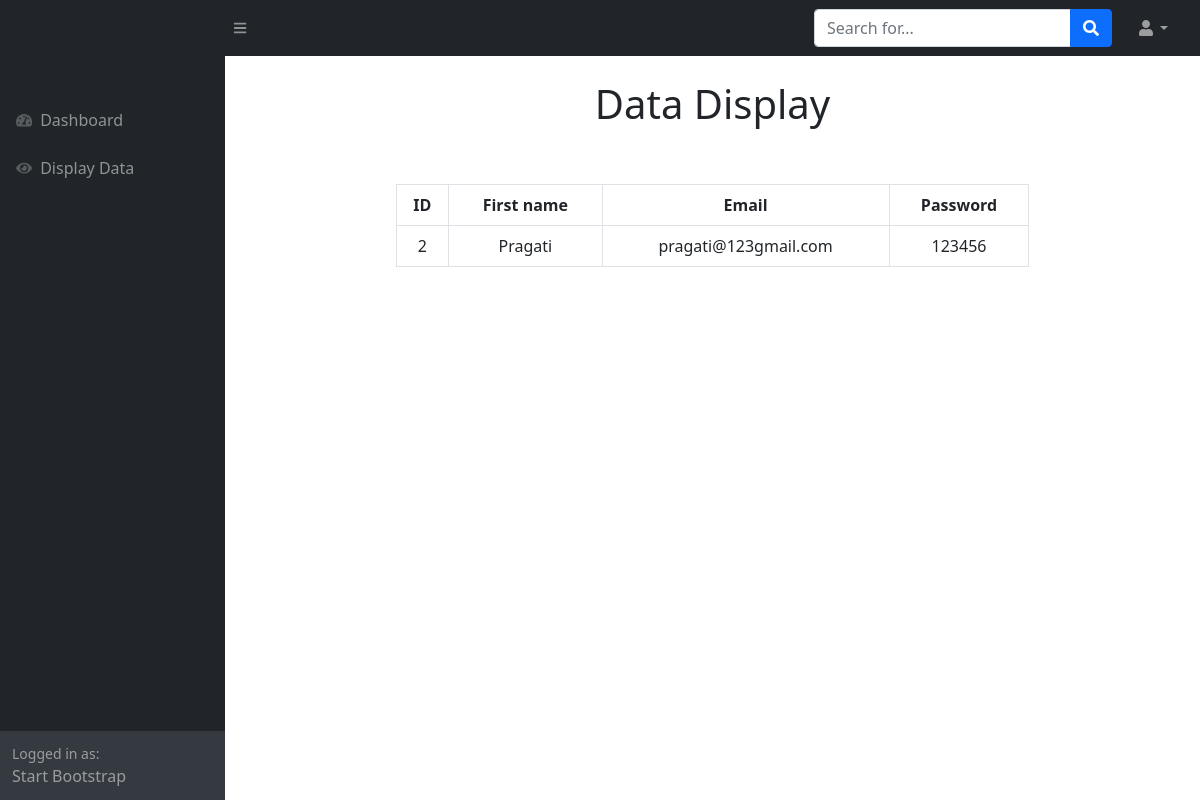
The page /view.php?you=2 on the database its author committed.
### tables this page shows
CREATE TABLE `user1` (
  `id` int(11) NOT NULL,
  `f_name` varchar(50) NOT NULL,
  `l_name` varchar(50) NOT NULL,
  `email` varchar(50) NOT NULL,
  `password` varchar(50) NOT NULL,
  `token` varchar(100) NOT NULL
);

### view.php (the view, shortened to what this page needs)
<!DOCTYPE html>
<html lang="en">
    <head>
        <link href="https://cdn.jsdelivr.net/npm/simple-datatables@latest/dist/style.css" rel="stylesheet" />
        <link href="css/styles.css" rel="stylesheet" />
    </head>
    <body class="sb-nav-fixed">
        <nav class="sb-topnav navbar navbar-expand navbar-dark bg-dark">
            <a class="navbar-brand ps-3" href="index.html"> <h3 class="text-capitalize fst-italic"><?php echo $_SESSION['f_name'] ?>&nbsp;</h3></a>
            <button class="btn btn-link btn-sm order-1 order-lg-0 me-4 me-lg-0 openbtn"  onclick="openNav()" id="sidebarToggle" href="#!"><i class="fas fa-bars"></i></button>
            <form class="d-none d-md-inline-block form-inline ms-auto me-0 me-md-3 my-2 my-md-0">
                <div class="input-group">
                    <input class="form-control" type="text" placeholder="Search for..." aria-label="Search for..." aria-describedby="btnNavbarSearch" />
                    <button class="btn btn-primary" id="btnNavbarSearch" type="button"><i class="fas fa-search"></i></button>
                </div>
            </form>
            <ul class="navbar-nav ms-auto ms-md-0 me-3 me-lg-4">
                <li class="nav-item dropdown">
                    <a class="nav-link dropdown-toggle" id="navbarDropdown" href="#" role="button" data-bs-toggle="dropdown" aria-expanded="false"><i class="fas fa-user fa-fw"></i></a>
                </li>
            </ul>
        </nav>
        <div id="layoutSidenav">
            <div id="layoutSidenav_nav">
                <nav class="sb-sidenav accordion sb-sidenav-dark" id="sidenavAccordion">
                    <div class="sb-sidenav-menu">
                        <div class="nav">
                            <div class="sb-sidenav-menu-heading"></div>
                            <a class="nav-link" href="dashboard.php">
                                <div class="sb-nav-link-icon"><i class="fas fa-tachometer-alt"></i></div>
                                Dashboard
                            </a>
                            <a class="nav-link" href="display.php">
                                <div class="sb-nav-link-icon"><i class="fa fa-eye"></i></div>
                                Display Data
                            </a>
                            <a href="register.php" class="nav-link collapsed"  data-bs-toggle="collapse" data-bs-target="#collapsePages" aria-expanded="false" aria-controls="collapsePages">
                            </a>
                        </div>
                    </div>
                    <div class="sb-sidenav-footer">
                        <div class="small">Logged in as:</div>
                        Start Bootstrap
                    </div>
                </nav>
            </div>
             <div id="layoutSidenav_content">
                <main>
                    <div class="container-fluid">
                        <center>
                             <h1 class="mt-4">Data Display</h1>
                             <br><br>
                        </center>
                           <center>
                            <div class="col-md-8">
                                <table class="table table-bordered">
                                        <tr class="text-center">
                                            <th>ID</th>
                                            <th>First name</th>
                                            <th>Email</th>
                                            <th>Password</th>
                                        </tr>
                                             <?php
                                            include "condb.php";
                                            $id = $_GET['you'];
                                            $a = "select * from user1 where id = $id";
                                            $b = mysqli_query($con,$a);
                                            $c = mysqli_fetch_array($b);
                                            ?>
                                                <tr class="text-center">
                                                    <td><?php echo $c['id'] ?></td>
                                                    <td><?php echo $c['f_name'] ?></td>
                                                    <td><?php echo $c['email'] ?></td>
                                                    <td><?php echo $c['password'] ?></td>
                                                </tr>
                                </table>
                            </center>
                        </div>
                    </div>
                </div>
    </body>
</html>

### rows shown on the page
user1: id "2", f_name "Pragati", email "pragati@123gmail.com", password "123456"
